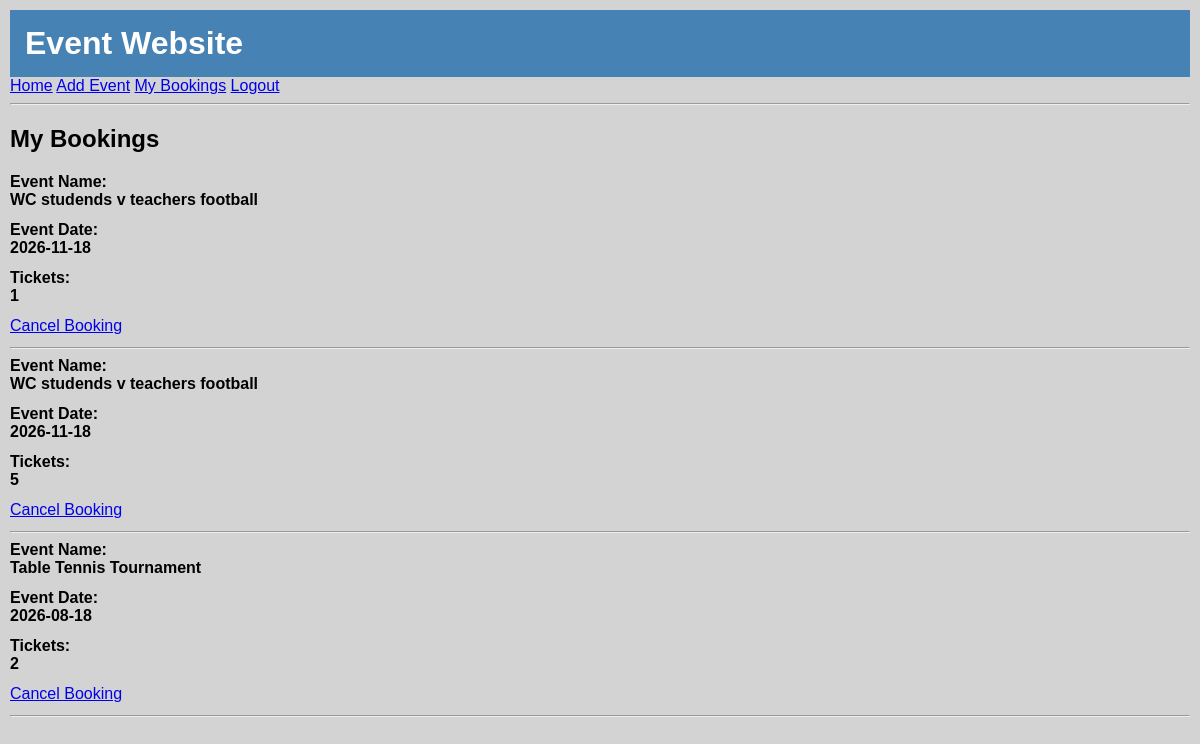
The app's page /my_bookings (signed in) with its own data.
### tables this page shows
CREATE TABLE bookings
(
    booking_id  integer
        primary key autoincrement,
    fk_user_id  integer not null,
    fk_event_id integer not null,
    tickets     integer not null
);

CREATE TABLE "events"
(
    event_id          INTEGER
        primary key autoincrement,
    event_name        TEXT    not null,
    event_date        TEXT    not null,
    event_location    TEXT    not null,
    event_description TEXT    not null,
    fk_user_id        INTEGER not null
);

### app.py (the view)
@app.route('/my_bookings')
def my_bookings():
    if "user_id" not in session:
        return redirect("/login?error=log+in+first")
    con = connect_db()
    cur = con.cursor()
    query = """
    SELECT bookings.*, events.event_name, events.event_date
    FROM bookings
    JOIN  events ON bookings.fk_event_id = events.event_id
    WHERE bookings.fk_user_id = ?
    """
    cur.execute(query, (session["user_id"],))
    booking_list = cur.fetchall()
    con.close()
    return render_template("my_bookings.html", booking_list=booking_list)

### app.py (called while the page is built)
def connect_db():
    con = sqlite3.connect("identifier.sqlite")
    con.row_factory = sqlite3.Row
    return con

### templates/my_bookings.html
{%  extends "base.html" %}
{% block content %}
<h2>My Bookings</h2>
{% if booking_list|length == 0 %}
    <p>You have no bookings yet.</p>
{% else %}
{% for booking in booking_list %}
    <div class="form-group">
        <div class="form-label">Event Name:</div>
        <div class="form-element">
            <b>{{ booking["event_name"] }}</b>
        </div>
    </div>
    <div class="form-group">
        <div class="form-label">Event Date:</div>
        <div class="form-element">
            <b>{{ booking["event_date"] }}</b>
        </div>
    </div>
    <div class="form-group">
        <div class="form-label">Tickets:</div>
        <div class="form-element">
            <b>{{ booking["tickets"] }}</b>
        </div>
    </div>
<div class="form-group">
    <a href="/delete_booking/{{ booking['booking_id'] }}">
        Cancel Booking
    </a>
</div>
<hr>
    {% endfor %}
{% endif %}
{% endblock %}

### templates/base.html (style rules this page uses)
body { font-family: Verdana, Arial, sans-serif; background-color: lightgray; margin: 0; }
body { padding: 10px; }
.form-group { margin-bottom: 12px; }
.form-label { font-weight: bold; }

### records on screen
bookings: event_name "WC studends v teachers football", event_date "2026-11-18", tickets "1"
bookings: event_name "WC studends v teachers football", event_date "2026-11-18", tickets "5"
bookings: event_name "Table Tennis Tournament", event_date "2026-08-18", tickets "2"
